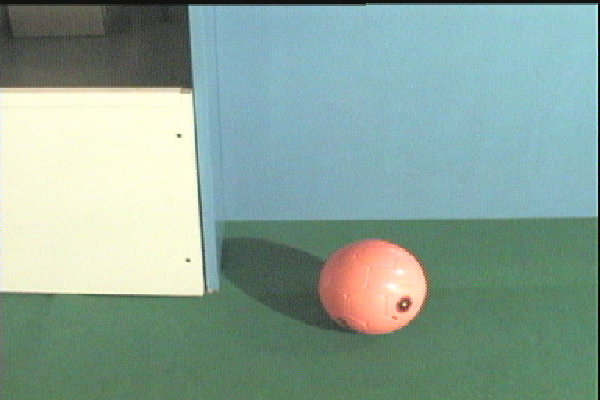
#> input picture AssignmentFour/images/ball.bmp, 600 x 400 px
$ python 4a.py
#> lines starting #> are read from the running program, lines starting #| are printed output that depends on the picture
import cv2
from matplotlib import pyplot as plt
from copy import deepcopy
from math import acos, sqrt, ceil

fig = plt.figure(figsize=(20, 20), facecolor="#777777")
img = cv2.imread('images/ball.bmp', cv2.IMREAD_COLOR)
#> img is the input picture: shape (400, 600, 3); mean B, G, R 152.2, 163.6, 137.4
resultant_images = []


def plot_figures(image_list, figure, title=None):
    length = len(image_list)
    square_root = sqrt(length)
    h = w = ceil(square_root)
    for ct, images in enumerate(image_list):
        figure.add_subplot(h, w, ct + 1)
        plt.axis('off')
        if title is not None:
            plt.title(title[ct])
        else:
            plt.title(ct)
        plt.imshow(images)


def separate_channels(image):
    c1 = deepcopy(image[:, :, :])
    c1[:, :, 1] = 0
    c1[:, :, 2] = 0
    c2 = deepcopy(image[:, :, :])
    c2[:, :, 0] = 0
    c2[:, :, 2] = 0
    c3 = deepcopy(image[:, :, :])
    c3[:, :, 0] = 0
    c3[:, :, 1] = 0
    return c1, c2, c3


def my_rgb_to_hsi(image):
    n, m = img.shape[0], img.shape[1]
    hsi_image = img.copy()

    for i in range(n):
        for j in range(m):
            r, g, b = image[i][j]
            r *= 1.0
            g *= 1.0
            b *= 1.0
            v = (r + g + b) / 3
            if v == 0:
                s = 0
            else:
                s = 1 - min(r, g, b) / v

            denominator = (2 * sqrt((r - g) * (r - g) + (r - b) * (g - b)))
            numerator = (r - g + r - b)
            h = 0
            if denominator == 0:
                theta = 0
            else:
                theta = acos(numerator / denominator)
            if b > g:
                h = theta
            else:
                h = 360 - theta
            h /= 360
            v /= 255

            h *= 255
            s *= 255
            v *= 255
            hsi_image[i][j] = h, s, v

    return hsi_image

image_two = my_rgb_to_hsi(img)
#> after the loop in my_rgb_to_hsi, `for i in range(n):`:
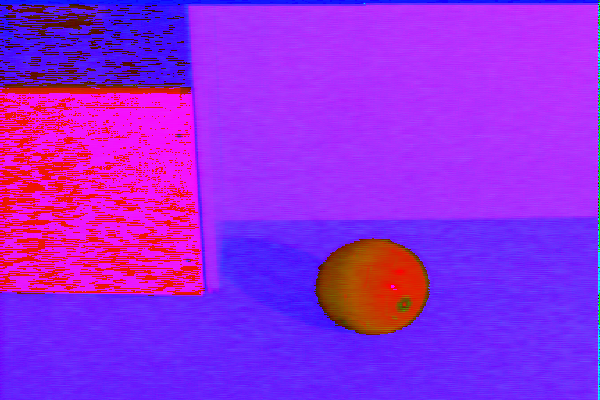
#> hsi_image: shape (400, 600, 3); mean B, G, R 225.2, 38.2, 150.7
image_three = cv2.cvtColor(img, cv2.COLOR_BGR2HSV)
#> image_three: shape (400, 600, 3); mean H, S, V 68.2, 63.9, 170.3
image_difference = image_three - image_two
#> image_difference: shape (400, 600, 3); mean H, S, V 70.8, 25.7, 19.6
temp = separate_channels(img)
#> in separate_channels, `c1[:, :, 1] = 0`:
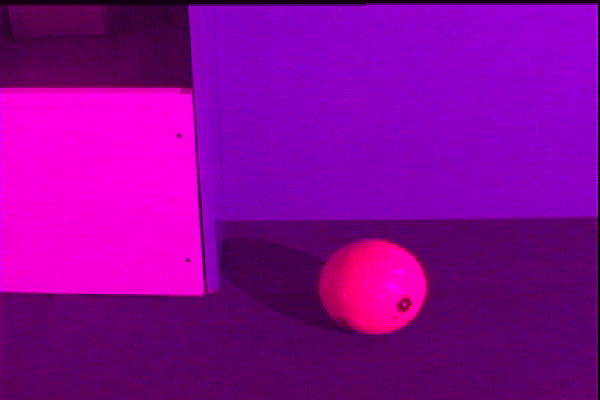
#> c1: shape (400, 600, 3); mean B, G, R 152.2, 0, 137.4
#> in separate_channels, `c1[:, :, 2] = 0`:
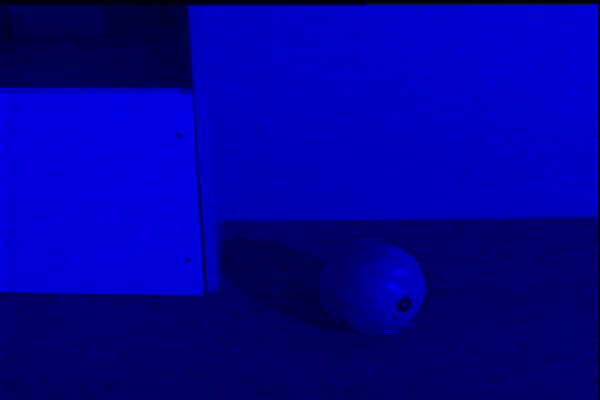
#> c1: shape (400, 600, 3); mean B, G, R 152.2, 0, 0
#> in separate_channels, `c2[:, :, 0] = 0`:
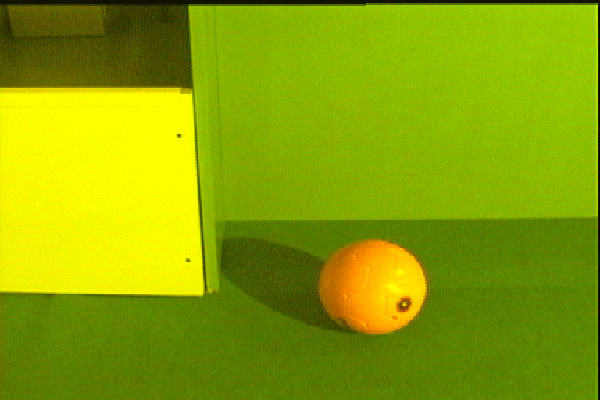
#> c2: shape (400, 600, 3); mean B, G, R 0, 163.6, 137.4
#> in separate_channels, `c2[:, :, 2] = 0`:
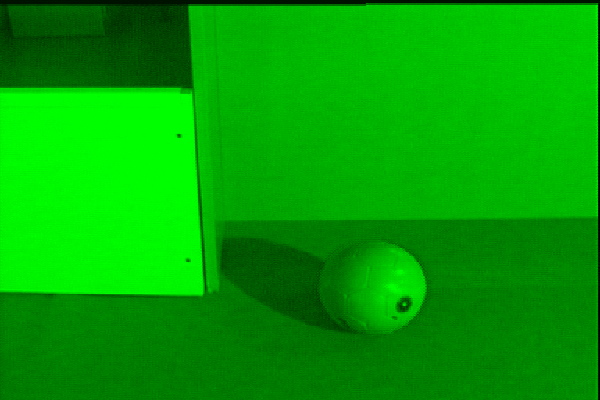
#> c2: shape (400, 600, 3); mean B, G, R 0, 163.6, 0
#> in separate_channels, `c3[:, :, 1] = 0`:
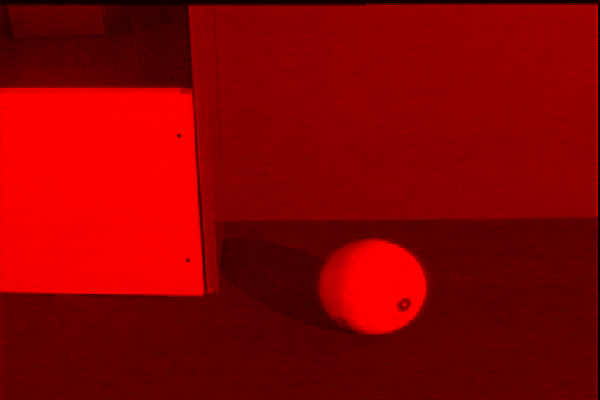
#> c3: shape (400, 600, 3); mean B, G, R 0, 0, 137.4
img_temp_ls = [image_two, image_three, image_difference]
for i in img_temp_ls:
    temp = separate_channels(i)
    for j in temp:
        resultant_images.append(j)
#> this loop made 3 passes
#> after the loop, resultant_images = 9 items

titles = ["my_image_hue", "my_image_saturation", "my_image_intensity", "library_hue", "library_saturation", "library_intensity",
            "differnece_hue", "difference_saturation", "difference_intensity"]

plot_figures(resultant_images, fig, titles)
#> in plot_figures, `length = len(image_list)`: length = 9
#> in plot_figures, `square_root = sqrt(length)`: square_root = 3
#> the loop in plot_figures, `for ct, images in enumerate(image_list):` made 9 passes
plt.show()
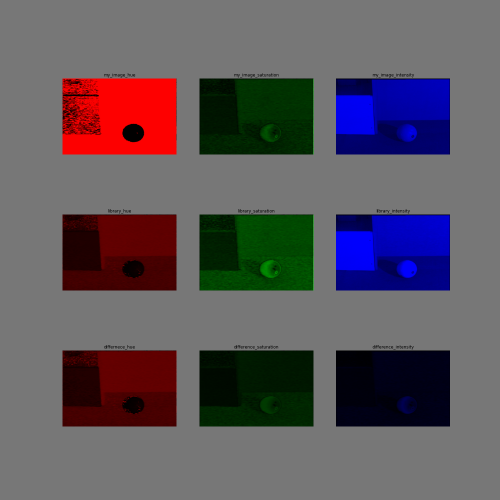
#> figure drawn by matplotlib, 9 panels; B, G, R data is drawn as R, G, B
